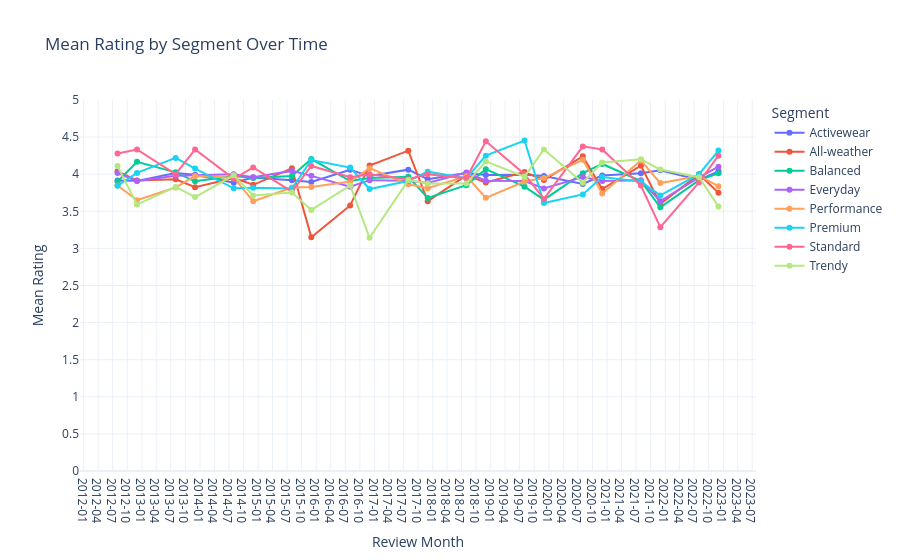

Here is the notebook cell this chart was saved with:
### Code cell
reviews['review_date'] = pd.to_datetime(reviews['review_date'])
reviews_aug_dec = reviews[reviews['review_date'].dt.month.isin([8, 12])].copy()
reviews_aug_dec['year'] = reviews_aug_dec['review_date'].dt.year
reviews_aug_dec['month'] = reviews_aug_dec['review_date'].dt.month.map({8: 'August', 12: 'December'})
reviews_aug_dec = reviews_aug_dec.sort_values(['year', 'review_date'])
reviews_aug_dec['review_month'] = reviews_aug_dec['review_date'].dt.to_period('M').dt.to_timestamp()
reviews_aug_dec = reviews_aug_dec.merge(products[['product_id', 'segment', 'category']], on='product_id', how='left')
rating_by_month = reviews_aug_dec.groupby(['review_month', 'segment'])['rating'].mean().reset_index()

fig = px.line(
    rating_by_month,
    x='review_month',
    y='rating',
    color='segment',
    markers=True,
    labels={'review_month': 'Review Month', 'rating': 'Mean Rating', 'segment': 'Segment'},
    title='Mean Rating by Segment Over Time'
)
fig.update_xaxes(tickformat='%Y-%m', dtick='M3')
fig.update_yaxes(range=[0, 5], dtick=0.5)
fig.update_layout(template='plotly_white', legend_title_text='Segment')
fig.show()
